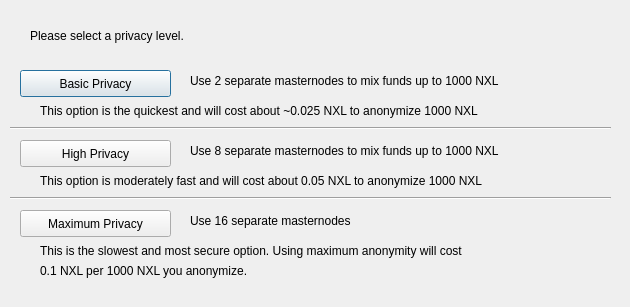
<?xml version="1.0" encoding="UTF-8"?>
<ui version="4.0">
 <class>DarksendConfig</class>
 <widget class="QDialog" name="DarksendConfig">
  <property name="geometry">
   <rect>
    <x>0</x>
    <y>0</y>
    <width>630</width>
    <height>307</height>
   </rect>
  </property>
  <property name="windowTitle">
   <string>Configure PrivateSend</string>
  </property>
  <widget class="QPushButton" name="buttonBasic">
   <property name="geometry">
    <rect>
     <x>20</x>
     <y>70</y>
     <width>151</width>
     <height>27</height>
    </rect>
   </property>
   <property name="text">
    <string>Basic Privacy</string>
   </property>
  </widget>
  <widget class="QPushButton" name="buttonHigh">
   <property name="geometry">
    <rect>
     <x>20</x>
     <y>140</y>
     <width>151</width>
     <height>27</height>
    </rect>
   </property>
   <property name="text">
    <string>High Privacy</string>
   </property>
  </widget>
  <widget class="QPushButton" name="buttonMax">
   <property name="geometry">
    <rect>
     <x>20</x>
     <y>210</y>
     <width>151</width>
     <height>27</height>
    </rect>
   </property>
   <property name="text">
    <string>Maximum Privacy</string>
   </property>
  </widget>
  <widget class="QLabel" name="label">
   <property name="geometry">
    <rect>
     <x>30</x>
     <y>20</y>
     <width>571</width>
     <height>31</height>
    </rect>
   </property>
   <property name="text">
    <string>Please select a privacy level.</string>
   </property>
  </widget>
  <widget class="QLabel" name="label_2">
   <property name="geometry">
    <rect>
     <x>190</x>
     <y>70</y>
     <width>421</width>
     <height>21</height>
    </rect>
   </property>
   <property name="text">
    <string>Use 2 separate masternodes to mix funds up to 1000 NXL</string>
   </property>
  </widget>
  <widget class="QLabel" name="label_3">
   <property name="geometry">
    <rect>
     <x>190</x>
     <y>140</y>
     <width>411</width>
     <height>21</height>
    </rect>
   </property>
   <property name="text">
    <string>Use 8 separate masternodes to mix funds up to 1000 NXL</string>
   </property>
  </widget>
  <widget class="QLabel" name="label_4">
   <property name="geometry">
    <rect>
     <x>190</x>
     <y>210</y>
     <width>421</width>
     <height>21</height>
    </rect>
   </property>
   <property name="text">
    <string>Use 16 separate masternodes</string>
   </property>
  </widget>
  <widget class="QLabel" name="label_6">
   <property name="geometry">
    <rect>
     <x>40</x>
     <y>100</y>
     <width>561</width>
     <height>21</height>
    </rect>
   </property>
   <property name="text">
    <string>This option is the quickest and will cost about ~0.025 NXL to anonymize 1000 NXL</string>
   </property>
  </widget>
  <widget class="QLabel" name="label_7">
   <property name="geometry">
    <rect>
     <x>40</x>
     <y>170</y>
     <width>561</width>
     <height>21</height>
    </rect>
   </property>
   <property name="text">
    <string>This option is moderately fast and will cost about 0.05 NXL to anonymize 1000 NXL</string>
   </property>
  </widget>
  <widget class="QLabel" name="label_8">
   <property name="geometry">
    <rect>
     <x>40</x>
     <y>240</y>
     <width>561</width>
     <height>21</height>
    </rect>
   </property>
   <property name="text">
    <string>This is the slowest and most secure option. Using maximum anonymity will cost</string>
   </property>
  </widget>
  <widget class="QLabel" name="label_9">
   <property name="geometry">
    <rect>
     <x>40</x>
     <y>260</y>
     <width>561</width>
     <height>21</height>
    </rect>
   </property>
   <property name="text">
    <string>0.1 NXL per 1000 NXL you anonymize.</string>
   </property>
  </widget>
  <widget class="Line" name="line">
   <property name="geometry">
    <rect>
     <x>10</x>
     <y>120</y>
     <width>601</width>
     <height>16</height>
    </rect>
   </property>
   <property name="orientation">
    <enum>Qt::Horizontal</enum>
   </property>
  </widget>
  <widget class="Line" name="line_2">
   <property name="geometry">
    <rect>
     <x>10</x>
     <y>190</y>
     <width>601</width>
     <height>16</height>
    </rect>
   </property>
   <property name="orientation">
    <enum>Qt::Horizontal</enum>
   </property>
  </widget>
 </widget>
 <resources/>
 <connections/>
</ui>
